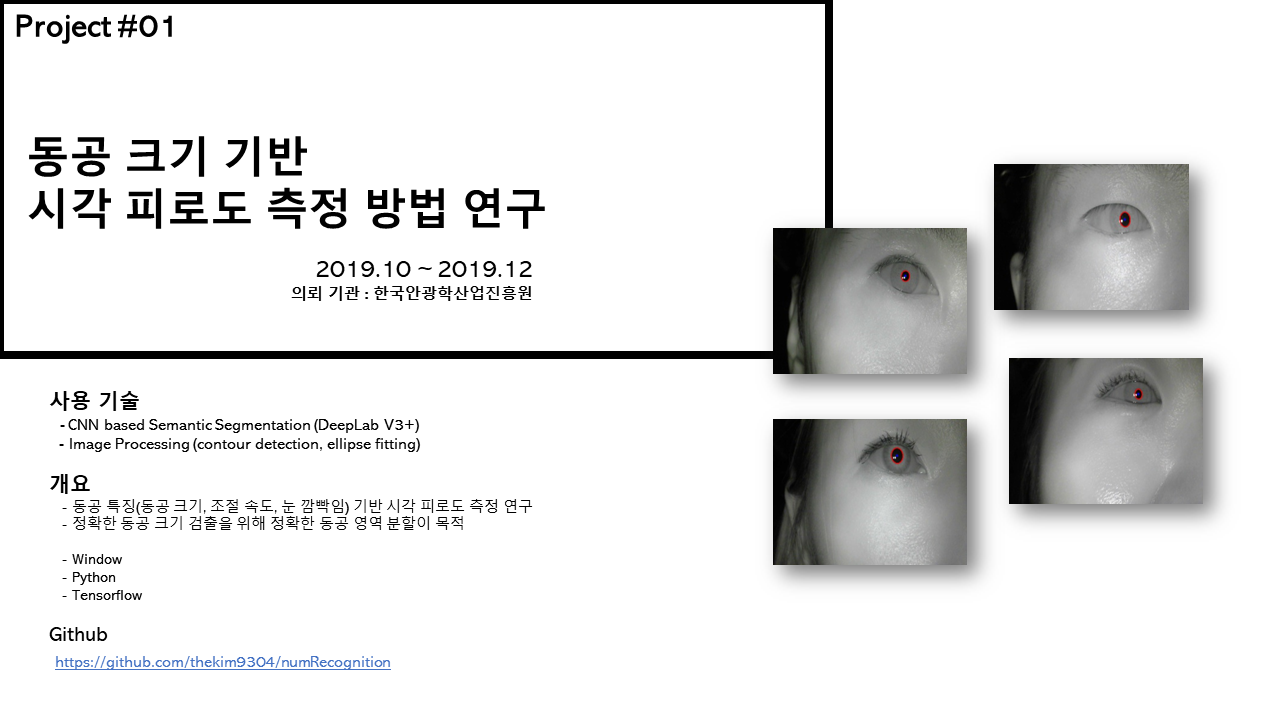
#> input picture 1.PNG, 1280 x 720 px, given in place of 7_after_b_1.avi, which was not available
$ jupyter execute --allow-errors segmentation_pupil.ipynb   (text cells are left out)
#> lines starting #> are read from the running program, lines starting #| are printed output that depends on the picture
[cell 1]
import tensorflow as tf
import utils.deeplabv3_ as build_model
import cv2
import numpy as np
import glob
import csv
import datetime
import utils.draw_predict as dp
import utils.call_data as cd

# video_path_root = 'F:/07_Data/eye2/total/'
# avi_write_path_root = 'Z:/segmentation_pupil_v3/avi/'
model_path_root = './model/113'
# csv_path_root = 'Z:/segmentation_pupil_v3/csv/'

class_num = 2
c_area_thr = 400
ratio_thr = 0.4
diff_thr = 350

roi_w = 170
roi_h = 80
refer_frame = 10

font = cv2.FONT_HERSHEY_SIMPLEX
fontScale = 0.5

[cell 2]
# tensorflow
tf.reset_default_graph()
#> (this line was passed over: tensorflow is not available in this run)
#> further down, frame is the input picture: shape (720, 1280, 3); mean B, G, R 227, 227.2, 227
#> `frame = cv2.resize(frame, (640, 480))`:
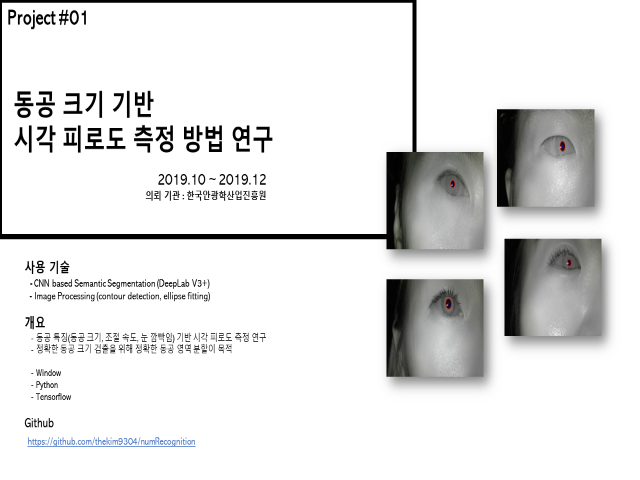
#> frame: shape (480, 640, 3); mean B, G, R 227, 227.1, 227
#> (the rest of this cell did not finish here and is left out)

[cell 3]
# opencv
# cap = cv2.VideoCapture(1)
cap = cv2.VideoCapture('./data/7_after_b_1.avi')

f_n = 0
#> (the rest of this cell did not finish here and is left out)

[cell 4]
import turtle as t

t.forward(50)
#> (this line was passed over: turtle is not available in this run)

$ run again, on 2.PNG
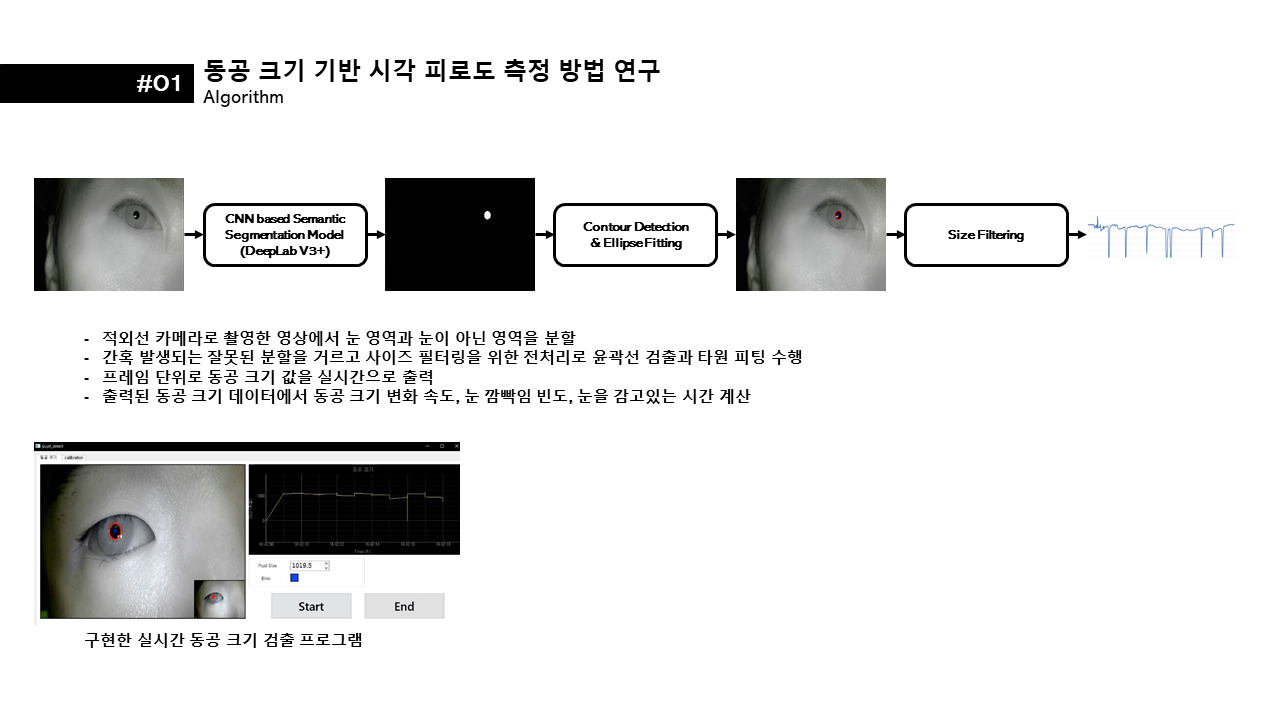
#> input picture 2.PNG, 1280 x 720 px, given in place of 7_after_b_1.avi, which was not available
#> frame is the input picture: shape (720, 1280, 3); mean B, G, R 226.9, 227.1, 227
#> `frame = cv2.resize(frame, (640, 480))`:
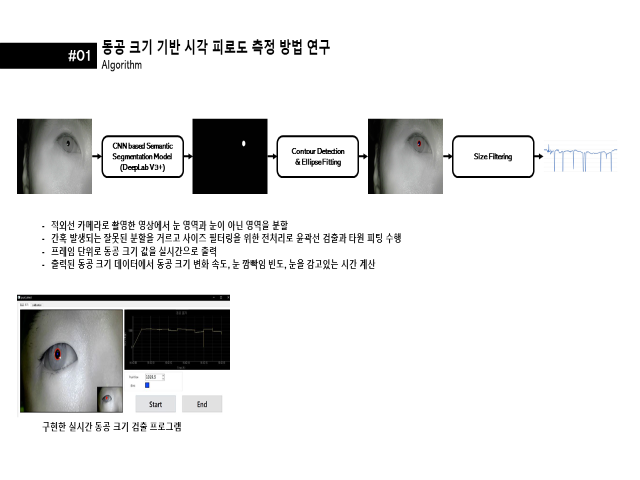
#> frame: shape (480, 640, 3); mean B, G, R 226.9, 227.1, 227
